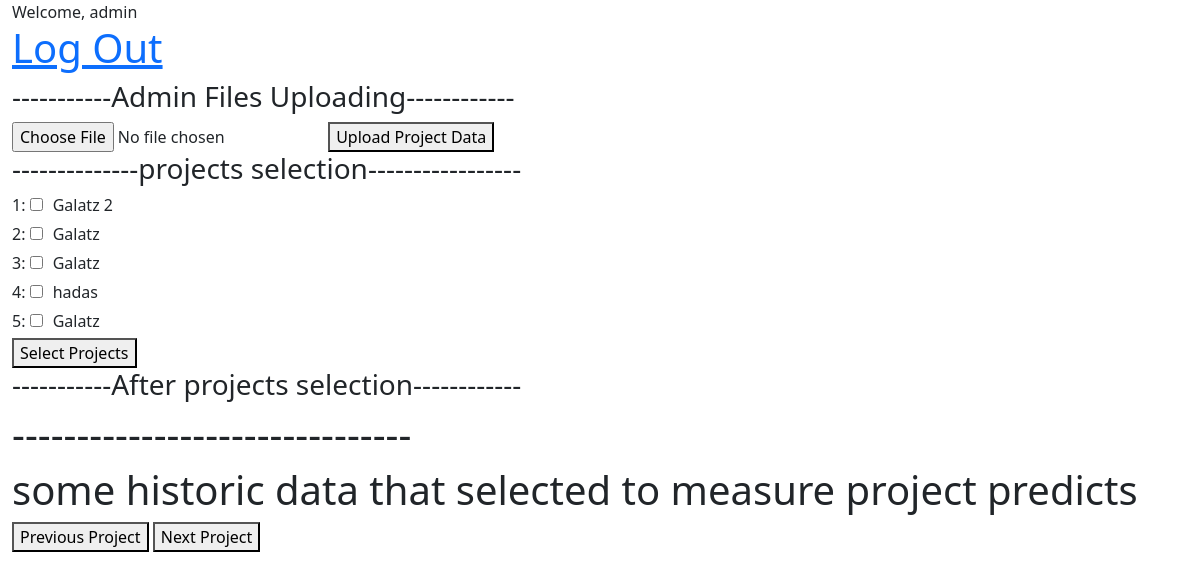
The app's page /admin_account/main_Page (signed in), older data.
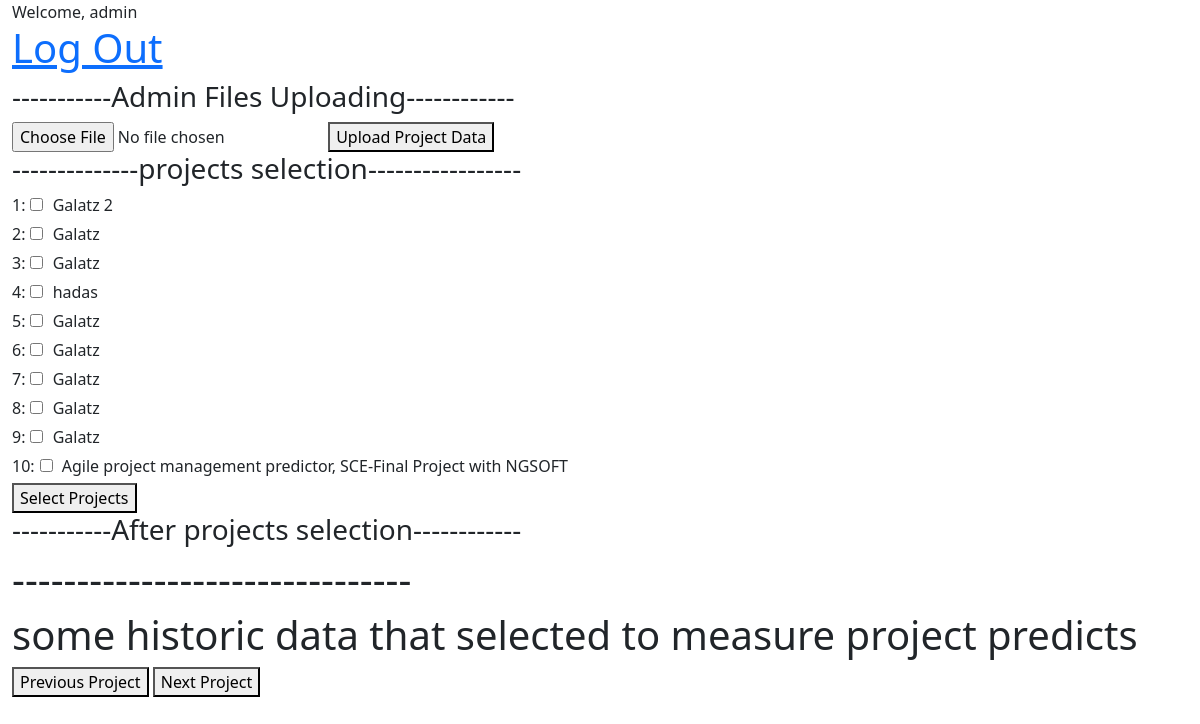
The same page, newer data.
### Predicting_app/models.py (models this page shows, shortened)
class Excel_File_Data(models.Model):
    excel_rows = models.ManyToManyField(Excel_Row_Data) # Many-to-Many relationship becuase we could make copy of the excel file
    project_name = models.CharField(max_length=255)

### Predicting_app/views.py (the view, shortened to what this page needs)
# urls.py: path('admin_account/main_Page', views.admin_MainPage_view.as_view(), name='admin_MainPage_view_path'),
class admin_MainPage_view(View):
    selected_Projects_instance = Selected_Projects()
    excel_file_DB_instance = None
    @method_decorator(login_required)
    def get(self, request):
        all_excel_projects = Excel_File_Data.objects.all()  # Retrieve all projects excel files
        user_object = request.user
        data_to_render = {
            'display': "Admin Main Page",
            'all_projects': all_excel_projects,
            'selected_excel_projects': self.selected_Projects_instance.get_list_of_projects(),
            'selected_Projects_instance':self.selected_Projects_instance,        }
        return render(request, 'Predicting_app/admin_OR_user_MainPage.html', {'data':data_to_render, 'user':user_object})

### Predicting_app/views.py (called while the page is built)
    def get_list_of_projects(self):
        return self.selected_excel_projects

### Predicting_app/templates/Predicting_app/admin_OR_user_MainPage.html (shortened to what this page needs)
{% extends 'base.html' %}
{% load static %}
{% block content %}
    <header>
        Welcome, {{ user.username }}
        <form action="" method="POST" enctype="multipart/form-data" id="main-form">
            <h1><a href="{% url "logout_page_view_path" %}"> Log Out</a></h1>
            {% if user.is_staff == True %}
                <h3>-----------Admin Files Uploading------------</h3>
                <input type="file" name="file" accept=".csv, application/vnd.openxmlformats-officedocument.spreadsheetml.sheet, application/vnd.ms-excel">
                <button type="submit" name="Upload Project Data">Upload Project Data</button>
            {% endif %}
            <h3>--------------projects selection-----------------</h3>
            <div class="dropdown">
                <div class="dropdown-content">
                    {% if data.selected_excel_projects %}
                       {% for project in data.selected_excel_projects %}
                       <label>{{ forloop.counter }}:<input type="checkbox" name="selected-projects" id="selected-projects" value="{{ project.id }}" checked> {{ project.project_name }}</label>
                       {% endfor %}
                       <button id="unselect-btn" name="Unselect Projects" type="submit">Unselect Projects</button>
                    {% else %}
                       {% for project in data.all_projects %}
                       <label>{{ forloop.counter }}:<input type="checkbox" name="selected-projects" id="selected-projects" value="{{ project.id }}"> {{ project.project_name }}</label>
                       {% endfor %}
                       <button id="select-projects-btn" name="Select Projects" type="submit">Select Projects</button>
                    {% endif %}
                </div>
            </div>
            <h3>-----------After projects selection------------</h3>
        </form>
    </header>
    <h1>-------------------------------</h1>
    <h1>some historic data that selected to measure project predicts</h1>
    <body>
        <button id="previous-project-btn" onclick="showPreviousProject()">Previous Project</button>
        <button id="next-project-btn" onclick="showNextProject()">Next Project</button>
    </body>
{% endblock %}

Row changes from the older to the newer data that the page shows:
added Excel_File_Data: project_name "Galatz"
added Excel_File_Data: project_name "Galatz"
added Excel_File_Data: project_name "Galatz"
added Excel_File_Data: project_name "Galatz"
added Excel_File_Data: project_name "Agile project management predictor, SCE-Final Project with NGSOFT"
